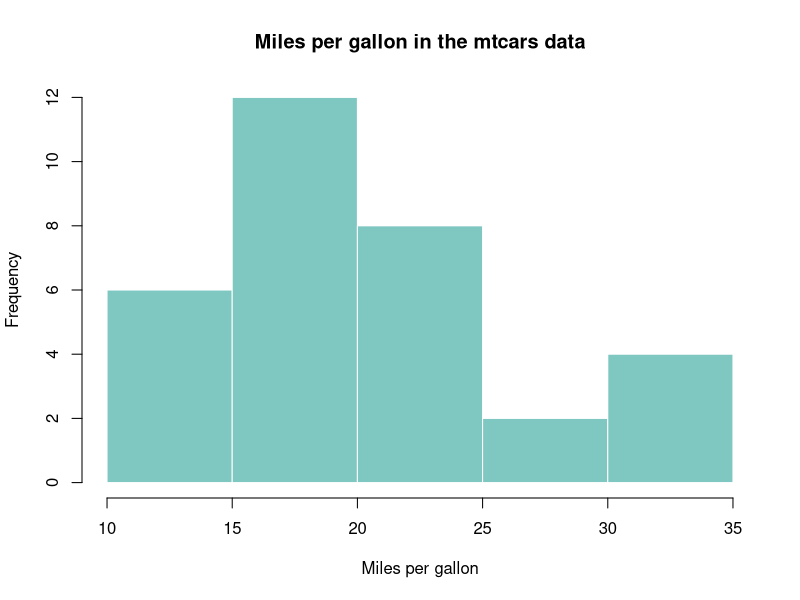

Generate this figure with R:
## ---- chunk 1
knitr::opts_chunk$set(echo = FALSE)

# Learn more about creating websites with Distill at:
# https://rstudio.github.io/distill/website.html

# Learn more about publishing to GitHub Pages at:
# https://rstudio.github.io/distill/publish_website.html#github-pages
## ---- chunk 2

hist(
  mtcars$mpg,
  main = "Miles per gallon in the mtcars data",
  xlab = "Miles per gallon",
  col = "#7FC8C2",
  border = "white"
)
